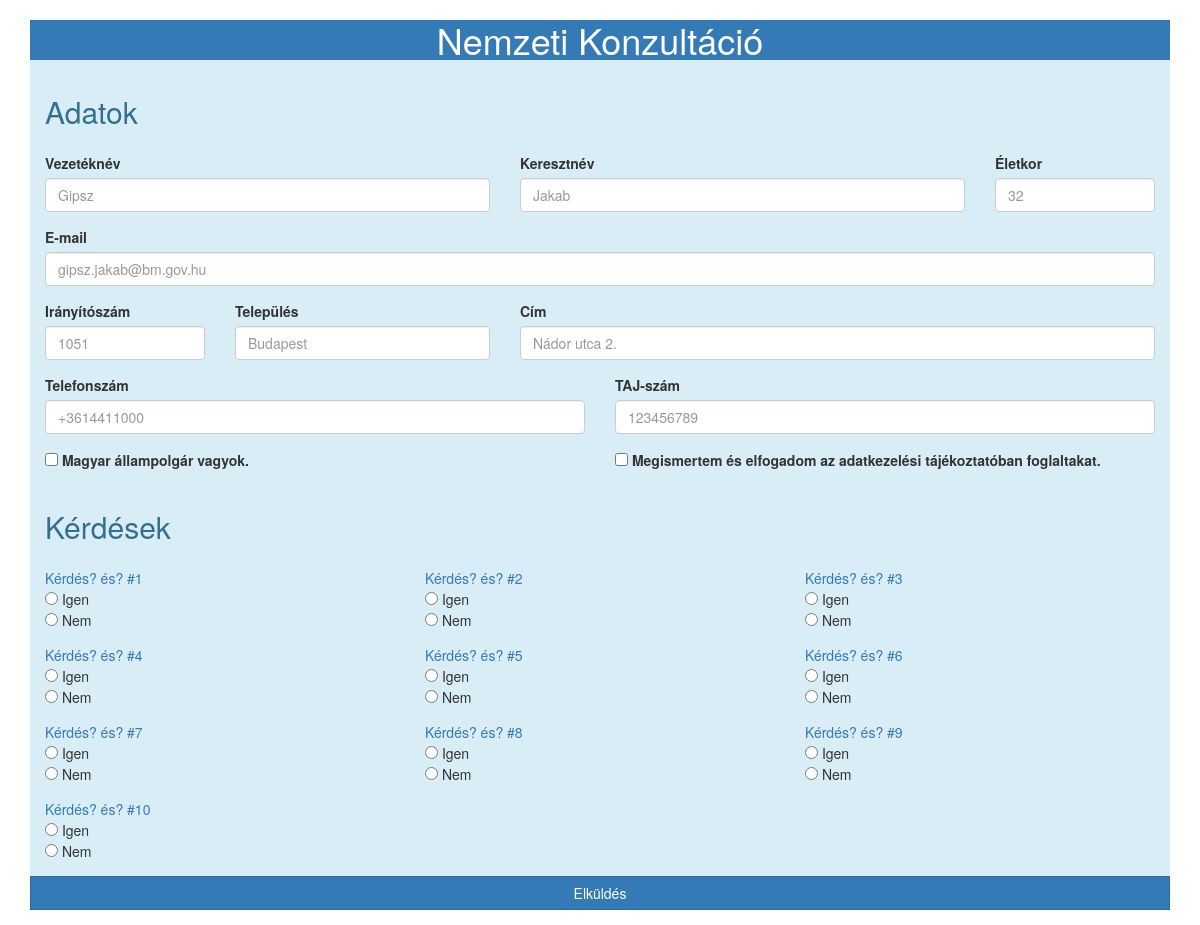
Before: / with the older database file.
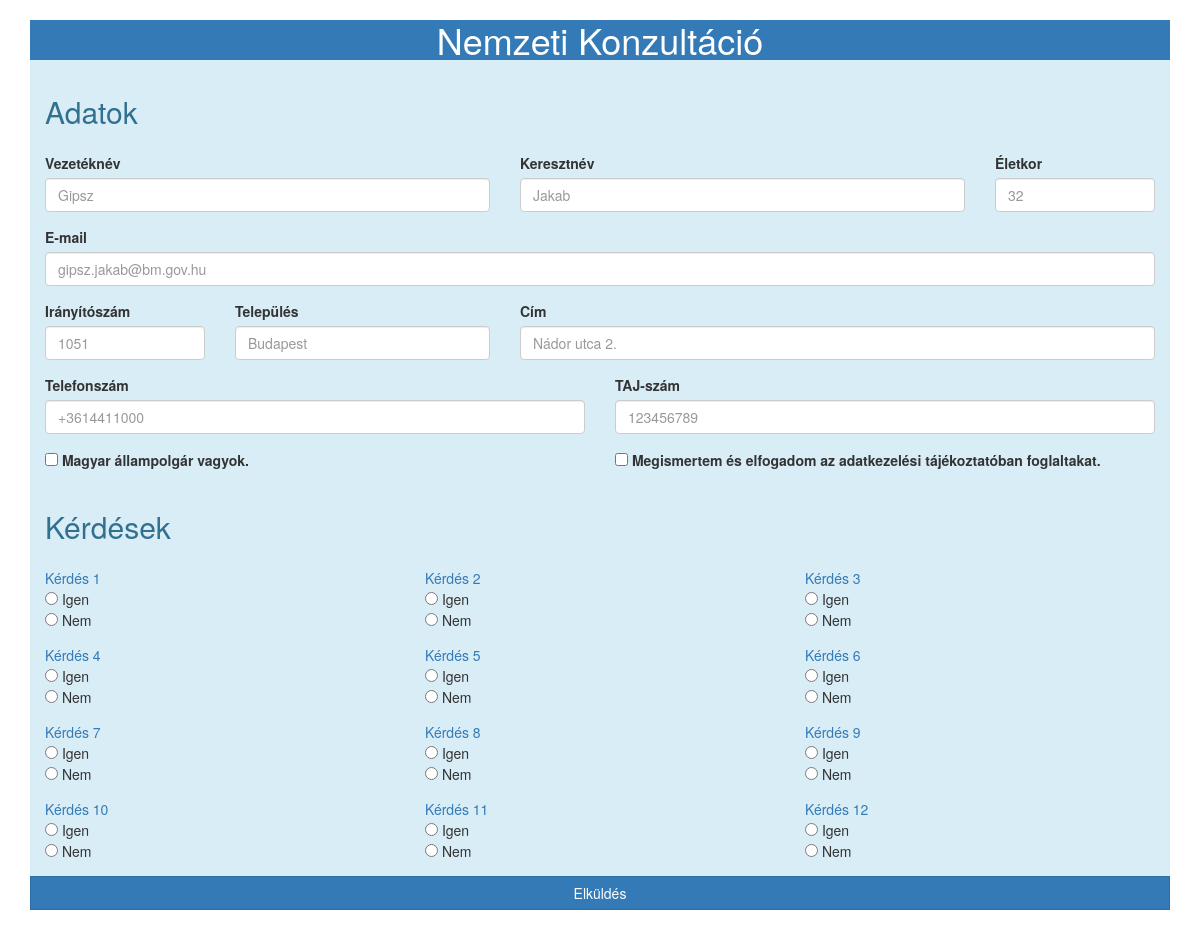
After: the same page with the newer database file.
### app/models.py (models this page shows)
class Question(db.Model):
    id = db.Column(db.Integer, primary_key=True)
    label = db.Column(db.String(128))
    answers = db.relationship('Answer', foreign_keys='Answer.qid', backref='question', lazy='dynamic')

### app/routes.py (the view, shortened to what this page needs)
@app.route('/', methods=['GET', 'POST'])
def index():
    form = ConsultationForm()
    questions = Question.query.all()
    return render_template('index.html', form=form, questions=questions)

### app/forms.py (shortened to what this page needs)
class ConsultationForm(FlaskForm):
    lastname = StringField('Vezetéknév', validators=[DataRequired(), Length(min=1, max=64)])
    firstname = StringField('Keresztnév', validators=[DataRequired(), Length(min=1, max=64)])
    age = IntegerField('Életkor', validators=[NumberRange(min=0, max=120), InputRequired()])
    email = StringField('E-mail', validators=[DataRequired(), Length(min=5, max=320), Email()])
    postcode = IntegerField('Irányítószám', validators=[InputRequired(), NumberRange(min=0, max=9999)])
    city = StringField('Település', validators=[DataRequired(), Length(min=1, max=128)])
    address = StringField('Cím', validators=[DataRequired(), Length(min=1, max=256)])
    phone = StringField('Telefonszám', validators=[DataRequired()])
    ssn = StringField('TAJ-szám', validators=[InputRequired(), Length(min=9, max=9)])
    submit = SubmitField('Elküldés')

### app/templates/index.html (shortened to what this page needs)
{% extends 'base.html' %}
{% from '_formhelpers.html' import render_errors %}
{% block app_content %}
    <form method="POST" action="" class="bg-info">
        <div class="form-row">
            <div class="form-group col">
                <h1 class="text-primary text-center bg-primary border border-primary">Nemzeti Konzultáció</h1>
            </div>
            <div class="form-group col-md-12">
                <h2 class="text-info">Adatok</h2>
            </div>
            <div class="form-group col-md-5">{{ form.lastname.label }} {{ form.lastname(class='form-control', placeholder='Gipsz') }} {{ render_errors(form.lastname.errors) }}</div>
            <div class="form-group col-md-5">{{ form.firstname.label }} {{ form.firstname(class='form-control', placeholder='Jakab') }} {{ render_errors(form.firstname.errors) }}</div>
            <div class="form-group col-md-2">{{ form.age.label }} {{ form.age(class='form-control', placeholder='32') }} {{ render_errors(form.age.errors) }}</div>
            <div class="form-group col-md-12">{{ form.email.label }} {{ form.email(class='form-control', placeholder='gipsz.jakab@bm.gov.hu') }} {{ render_errors(form.email.errors) }}</div>
            <div class="form-group col-md-2">{{ form.postcode.label }} {{ form.postcode(class='form-control', placeholder='1051') }} {{ render_errors(form.postcode.errors) }}</div>
            <div class="form-group col-md-3">{{ form.city.label }} {{ form.city(class='form-control', placeholder='Budapest') }} {{ render_errors(form.city.errors) }}</div>
            <div class="form-group col-md-7">{{ form.address.label }} {{ form.address(class='form-control', placeholder='Nádor utca 2.') }} {{ render_errors(form.address.errors) }}</div>
            <div class="form-group col-md-6">{{ form.phone.label }} {{ form.phone(class='form-control', placeholder='+3614411000') }} {{ render_errors(form.phone.errors) }}</div>
            <div class="form-group col-md-6">{{ form.ssn.label }} {{ form.ssn(class='form-control', placeholder='123456789') }} {{ render_errors(form.ssn.errors) }}</div>
            <div class="form-group form-check col-md-6">
                <input type="checkbox" class="form-check-input" name="citizenship" id="citizenship" required>
                <label class="form-check-label" for="citizenship">Magyar állampolgár vagyok.</label>
            </div>
            <div class="form-group form-check col-md-6">
                <input type="checkbox" class="form-check-input" name="privacy" id="privay" required>
                <label class="form-check-label" for="privacy">Megismertem és elfogadom az adatkezelési tájékoztatóban foglaltakat.</label>
            </div>
            <div class="form-group col-md-12">
                <h2 class="text-info">Kérdések</h2>
            </div>
            {% for question in questions %}
            {% set qid = 'question-%d' % question.id %}
            <div class="form-group col-sm-4">
                <span class="text-primary">{{ question.label }}</span>
                <div>
                    <input type="radio" name="{{ qid }}" id="{{ '%s-yes' % qid }}" value="yes" {{ 'checked' if request.form[qid] == 'yes' else '' }}>
                    <span class="text-secondary">Igen</span>
                </div>
                <div>
                    <input type="radio" name="{{ qid }}" id="{{ '%s-no' % qid }}" value="no" {{ 'checked' if request.form[qid] == 'no' else '' }}>
                    <span class="text-secondary">Nem</span>
                </div>
            </div>
            {% endfor %}
            <div class="form-group col">
                {{ form.submit(class='btn btn-primary btn-block', style='border-radius: 0;') }}
            </div>
        </div>
    </form>
{% endblock %}

### app/templates/base.html (shortened to what this page needs)
{% extends 'bootstrap/base.html' %}
{% block content %}
    <div class="container">
        {% block app_content %}
        {% endblock %}
    </div>
{% endblock %}

Changed rows visible on the page:
changed Question: label "Kérdés? és? #1" → "Kérdés 1"
changed Question: label "Kérdés? és? #2" → "Kérdés 2"
changed Question: label "Kérdés? és? #3" → "Kérdés 3"
changed Question: label "Kérdés? és? #4" → "Kérdés 4"
changed Question: label "Kérdés? és? #5" → "Kérdés 5"
changed Question: label "Kérdés? és? #6" → "Kérdés 6"
changed Question: label "Kérdés? és? #7" → "Kérdés 7"
changed Question: label "Kérdés? és? #8" → "Kérdés 8"
changed Question: label "Kérdés? és? #9" → "Kérdés 9"
changed Question: label "Kérdés? és? #10" → "Kérdés 10"
added Question: label "Kérdés 11"
added Question: label "Kérdés 12"
